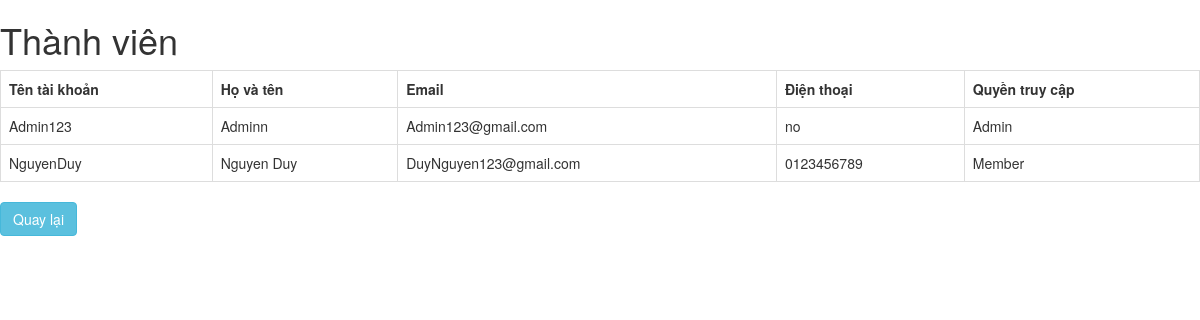
Page /view-users.php on the earlier database version.
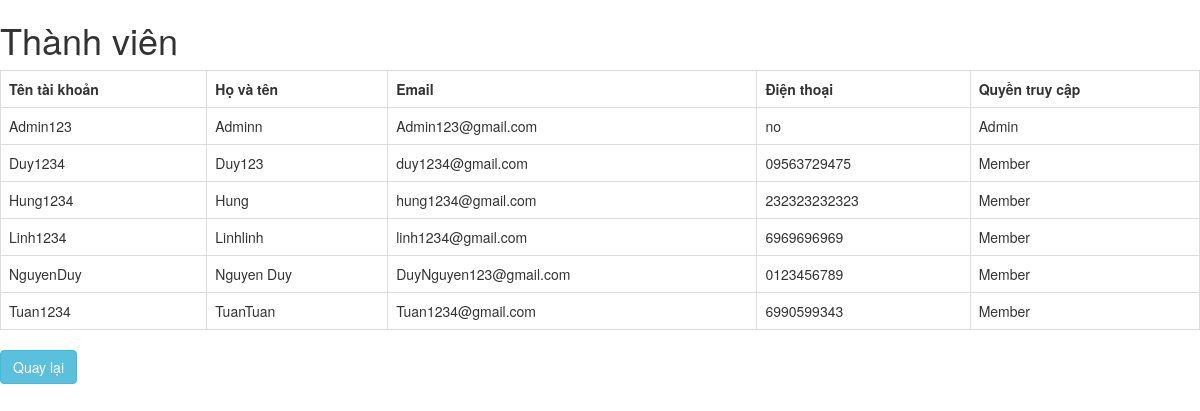
Same page on the later database version.
### tables this page shows
CREATE TABLE `account` (
  `Username` varchar(100) NOT NULL,
  `Password` varchar(100) NOT NULL,
  `Email` varchar(100) NOT NULL,
  `Fullname` varchar(100) DEFAULT NULL,
  `Address` varchar(100) DEFAULT NULL,
  `ContactNumber` varchar(100) DEFAULT NULL,
  `Age` int(11) DEFAULT NULL,
  `AccessLevel` varchar(15) DEFAULT NULL
);

### view-users.php (the view, shortened to what this page needs)
<?php
  $db = mysqli_connect("localhost","root","","soulmate");
  $sql = "SELECT * FROM account";
  $records = mysqli_query($db,$sql);
?>
<!DOCTYPE html>
<html>
<head>
  <link rel="stylesheet" href="https://maxcdn.bootstrapcdn.com/bootstrap/3.3.7/css/bootstrap.min.css">
  <link rel="stylesheet" type="text/css" href="Css/style.css">
</head>
<body>
 <?php
 echo "<h1>Thành viên</h1>";
 if (mysqli_num_rows($records) > 0) {
    echo "<table class='table table-hover table-responsive table-bordered'>";
     echo "<tr>";
        echo "<th>Tên tài khoản</th>";
        echo "<th>Họ và tên</th>";
        echo "<th>Email</th>";
        echo "<th>Điện thoại</th>";
        echo "<th>Quyền truy cập</th>";
    echo "</tr>";
    while($rows = mysqli_fetch_assoc($records)) {
         echo "<tr>";
            echo "<td>" .$rows["Username"];
            echo "<td>" .$rows["Fullname"];
            echo "<td>" .$rows["Email"];
            echo "<td>" .$rows["ContactNumber"];
            echo "<td>" .$rows["AccessLevel"];
        echo "</tr>";
    }
    echo "</table>";
} else {
    echo "0 results";
}
 ?>
 <a href="adminpage.php" class="btn btn-info">Quay lại</a>
</body>
</html>

Differences in the rows shown:
added account: Username "Duy1234", Fullname "Duy123", Email "duy1234@gmail.com", ContactNumber "09563729475", AccessLevel "Member"
added account: Username "Hung1234", Fullname "Hung", Email "hung1234@gmail.com", ContactNumber "232323232323", AccessLevel "Member"
added account: Username "Linh1234", Fullname "Linhlinh", Email "linh1234@gmail.com", ContactNumber "6969696969", AccessLevel "Member"
added account: Username "Tuan1234", Fullname "TuanTuan", Email "Tuan1234@gmail.com", ContactNumber "6990599343", AccessLevel "Member"
